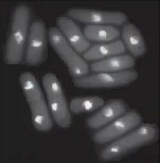
#> input picture Pictures test/Screenshot 2024-05-25 161837.png, 160 x 163 px, found by its file name
$ jupyter execute Adaptive_Local_Thresholding.ipynb
#> lines starting #> are read from the running program, lines starting #| are printed output that depends on the picture; after the words box and inside, x2 and y2 are one past the last pixel; in counts of white or black regions, pixels touching at a corner belong together
#| <class 'numpy.ndarray'>
<a href="https://colab.research.google.com/github/Robert-Ph/Computer-Vision/blob/main/Adaptive_Local_Thresholding.ipynb" target="_parent"></a>

[cell 1]
import cv2 as cv
import numpy as np
from google.colab.patches import cv2_imshow

[cell 2]
def AdaptiveLocalThresholding(img_gray, a, b, size):
#> called with a = 5, b = 1, size = 3
  print(type(img_gray))
#| <class 'numpy.ndarray'>
  avg = np.mean(img_gray)
#> avg = 59.3
  pad = size // 2
  row, col = img_gray.shape
#> row = 163; col = 160
  img_padding = np.pad(img_gray, pad)
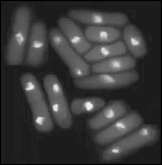
#> img_padding: shape (165, 162); min 0, max 242, mean 57.9
  out = img_gray
  for i in range(row):
    for j in range(col):
        S = img_padding[i: i + size, j: j + size]
        G_avg = np.mean(S)
        std_deviation = np.std(S)

        T = a*std_deviation + b*avg
        if out[i][j] > T:
          out[i][j] = 255
        else:
          out[i][j] = 0
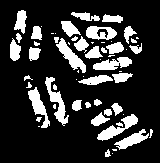
#> out: shape (163, 160); 19.7% white; 60 white regions (22 under 20 px), largest, box (x1, y1, x2, y2) and area: (45, 77, 69, 126) 385, (97, 114, 138, 141) 374, (56, 38, 86, 73) 366
  return out

[cell 3]
file = '/content/Screenshot 2024-05-25 161837.png'
img = cv.imread(file, 0)
a = 5
b =1
size =3
print(type(img))
print("Ảnh Gốc")
cv2_imshow(img)

out = AdaptiveLocalThresholding(img, a, b, size)
print()
print("Ảnh Phân Đoạn theo ngưỡng thích nghi")
cv2_imshow(out)
